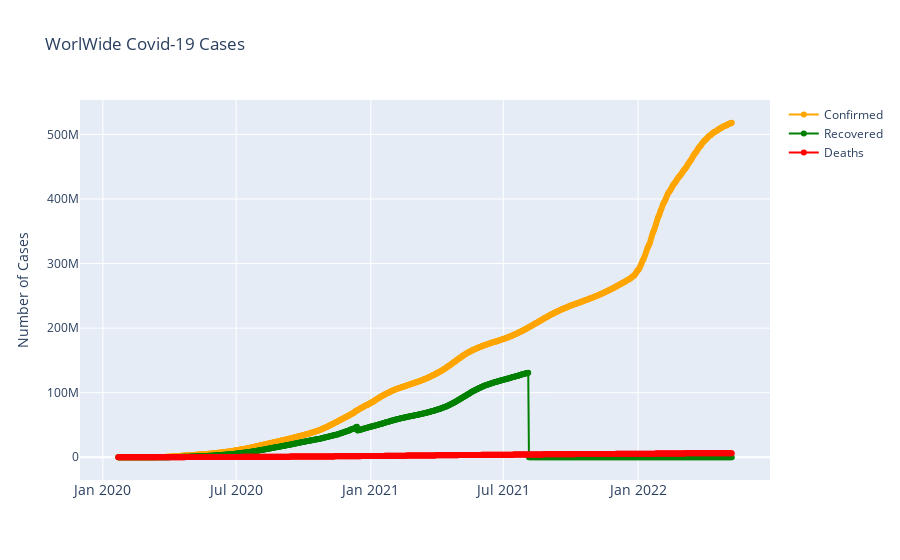

The code cell stored with this chart in its notebook:
### Code cell
fig= go.Figure()
confirmed=df.groupby('Date').sum()['Confirmed'].reset_index()
fig.add_trace(go.Scatter(x=confirmed['Date'], y=confirmed['Confirmed'], mode='lines +markers', name='Confirmed', line=dict(color="Orange", width=2)))

recovered=df.groupby('Date').sum()['Recovered'].reset_index()
fig.add_trace(go.Scatter(x=recovered['Date'], y=recovered['Recovered'], mode='lines +markers', name='Recovered', line=dict(color="Green", width=2)))

deaths=df.groupby('Date').sum()['Deaths'].reset_index()
fig.add_trace(go.Scatter(x=deaths['Date'], y=deaths['Deaths'], mode='lines +markers', name='Deaths', line=dict(color="Red", width=2)))

fig.update_layout(title='WorlWide Covid-19 Cases', xaxis_tickfont_size=14, yaxis=dict(title='Number of Cases'))
fig.show()

### Figure 1 — Plotly figure (JSON) as saved in the notebook; plotly's stock layout.template omitted (floating-point values rounded to 4 significant figures; data arrays with more than 128 entries replaced by an {"elided": "..."} marker saying what was removed)
{"data": [{"line": {"color": "Orange", "width": 2}, "mode": "lines+markers", "name": "Confirmed", "type": "scatter", "x": {"elided": "839 str values"}, "y": {"elided": "839 int values"}}, {"line": {"color": "Green", "width": 2}, "mode": "lines+markers", "name": "Recovered", "type": "scatter", "x": {"elided": "839 str values"}, "y": {"elided": "839 int values"}}, {"line": {"color": "Red", "width": 2}, "mode": "lines+markers", "name": "Deaths", "type": "scatter", "x": {"elided": "839 str values"}, "y": {"elided": "839 int values"}}], "layout": {"title": {"text": "WorlWide Covid-19 Cases"}, "xaxis": {"tickfont": {"size": 14}}, "yaxis": {"title": {"text": "Number of Cases"}}}}
